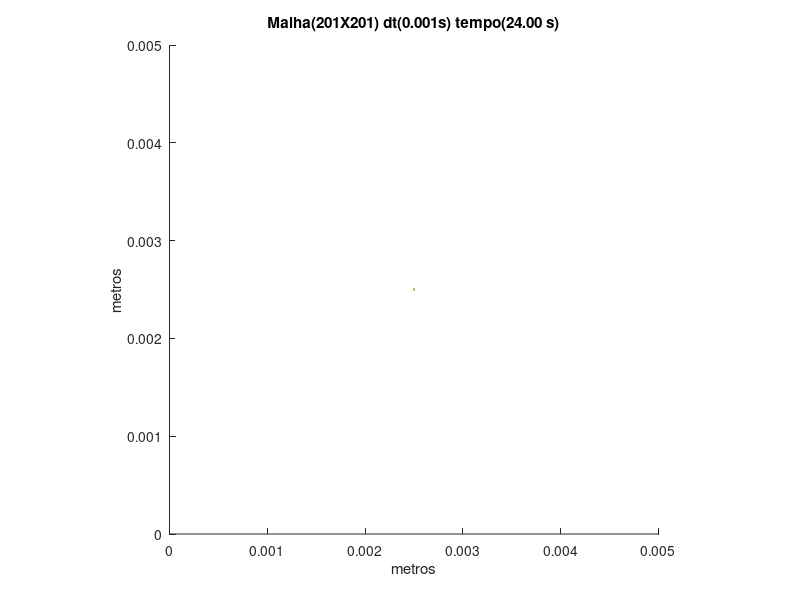

Write MATLAB code to recreate this figure.
set (gca,'PlotBoxAspectRatio',[1 1 1],'Xlim',[0,0.005],'Ylim',[0,0.005])
hold on
title('Malha(201X201) dt(0.001s) tempo(24.00 s)')
hold on
ylabel('metros')
hold on
xlabel('metros')
hold on

fill([0.00248756218905473 0.00248756218905473 0.00251243781094527 0.00251243781094527],[0.00248756218905473 0.00251243781094527 0.00251243781094527 0.00248756218905473],[0.8,0.7,0.4],'LineStyle','none')
